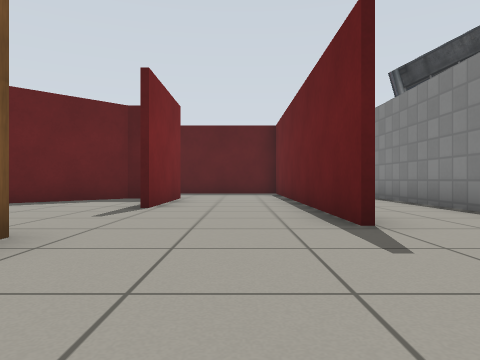
View 1 (above)

23 first-person views from a walk through a world built for the Gazebo simulator. The camera is 0.5 m above the floor, looks level and sees 70° across. The floor is counted in squares, 1 m on a side. Each view is taken from the middle of a square. On the plan, view 1 faces up. The plan holds only what a view shows up to about 9 squares ahead; the rest is blank. The place goes on beyond the plan. Gazebo's built-in surfaces are drawn with simple patterns. Simple shapes stand in for some stock models. Some surface patterns are stand-ins.

View 2
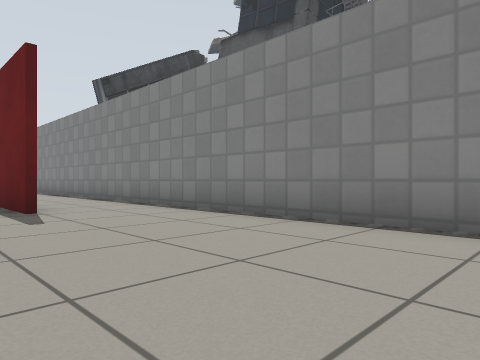

View 3
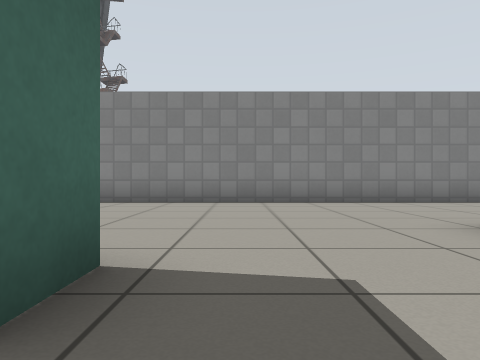

View 4
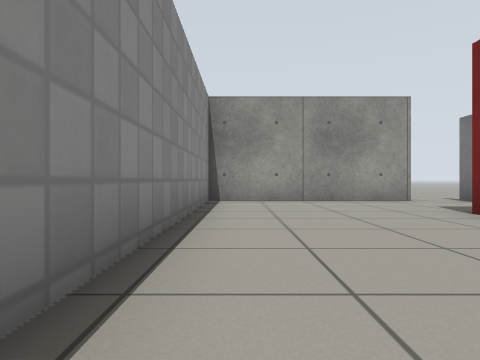

View 5
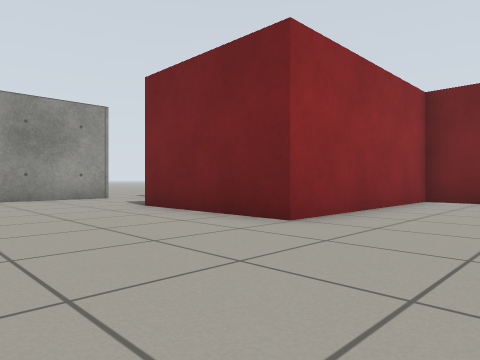

View 6
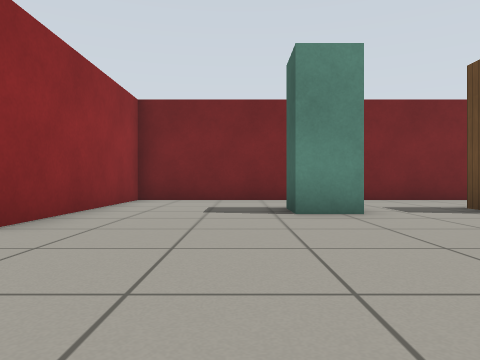

View 7
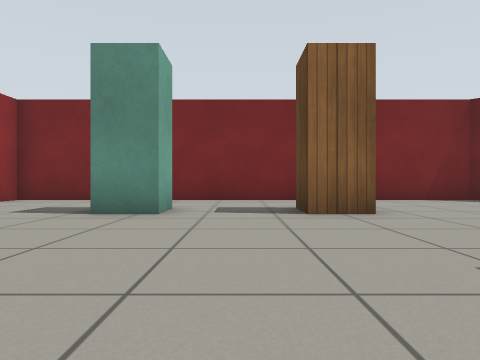

View 8
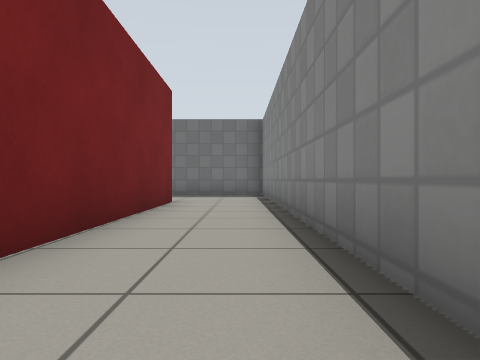

View 9
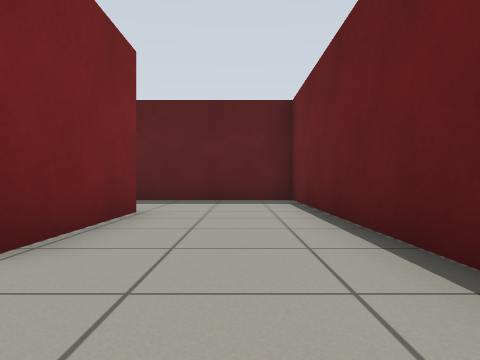

View 10
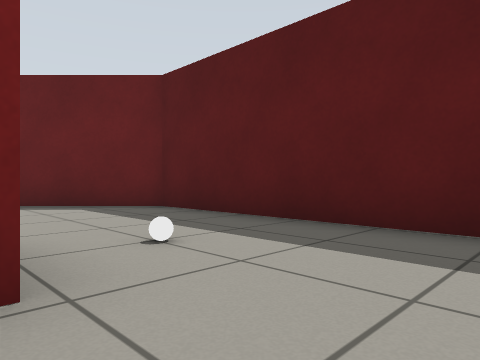

View 11
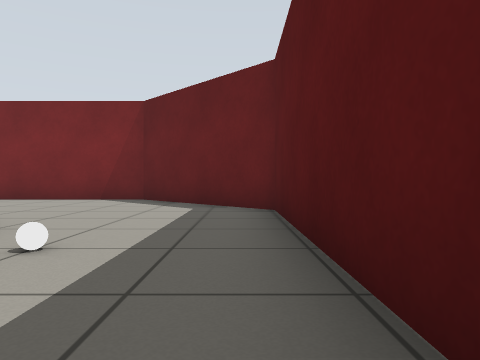

View 12
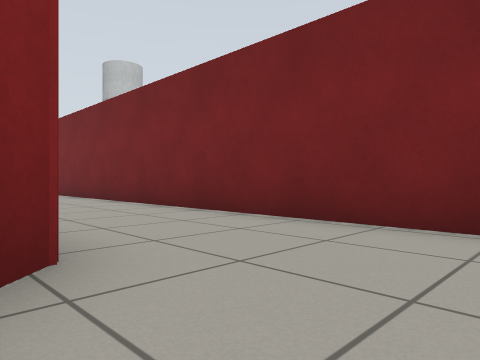

View 13
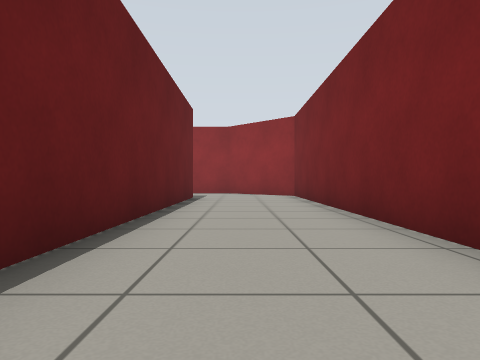

View 14
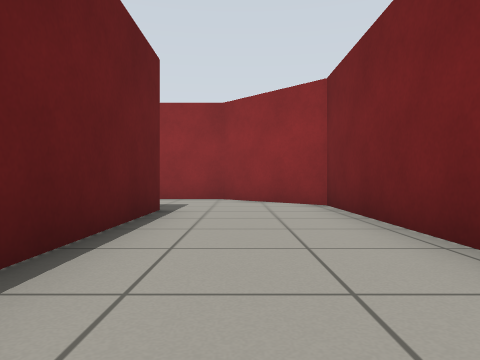

View 15
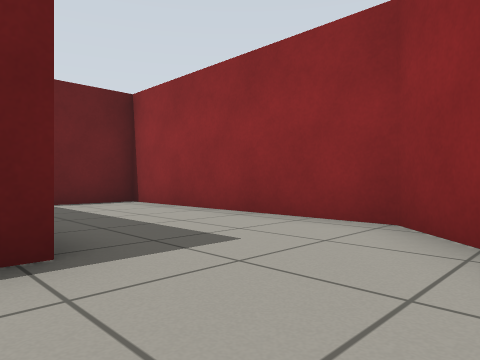

View 16
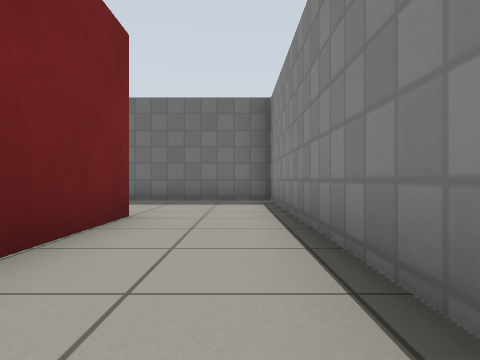

View 17
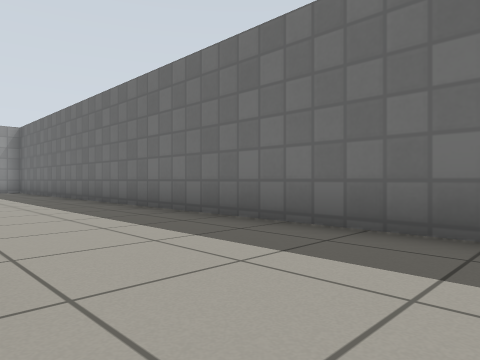

View 18
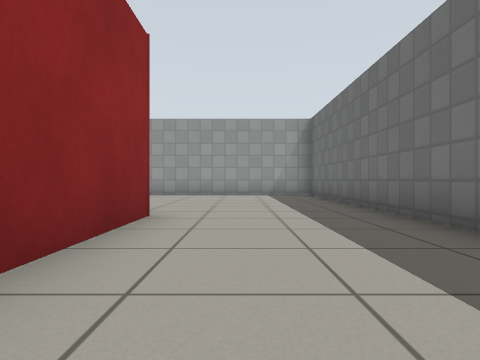

View 19
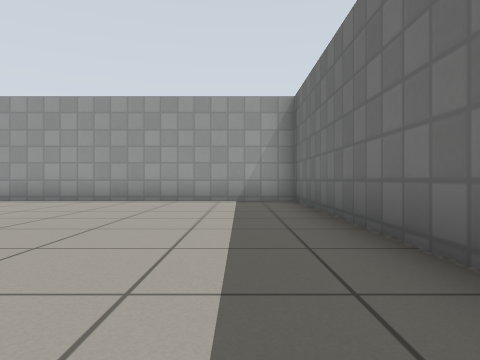

View 20
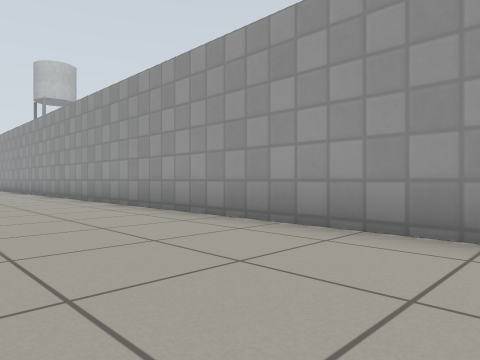

View 21
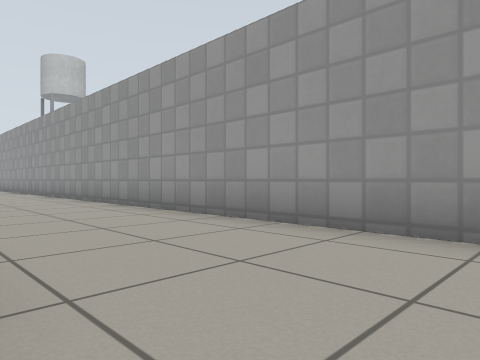

View 22
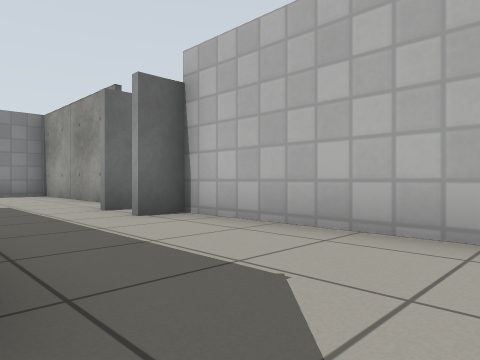

View 23
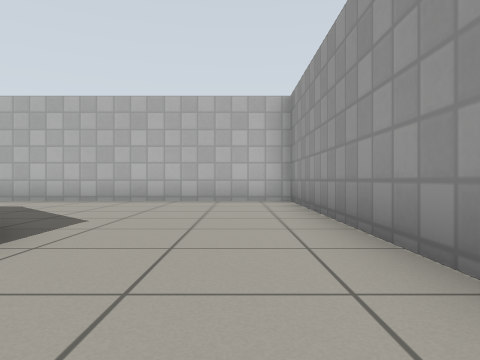

### Floor plan
Points are (right, up) in squares from view 1. A wall is a line through its corners. A room is listed if a view was taken in it or the views show most of it. See-through windows are left out.
Room 1 (views 1, 2, 3, 4, 5, 6, 7, 8, 16, 17)
walls: (-2, -0.2) (-2, -1.2) (-3, -1.2); (-2, 3) (-2, 2); (-5.5, -1.5) (-5.5, -4.5) (-0.4, -4.5) (-0.4, -8.1); (-1.1, -11.2) (3.8, -11.2) (3.8, 13.6); (1.5, 12.8) (1.5, 7.1)
ways out: opening at (-0.5, 4) to room 2; opening at (2.5, 14) to room 3; opening at (-4.5, -0.5) to room 5; opening at (-2.5, 1) to room 5; opening at (-1, -9.5)
Room 2 (views 9, 10, 11, 12, 13, 14, 15)
walls: (-5.7, 6.7) (-5.3, 7.2); (-3.2, 9) (-5.5, 6.7) (-5.5, 3.5); (-1.6, 9.4) (-1.6, 6); (1.3, 3.6) (1.3, 12.6) (-5.7, 12.6) (-8.7, 9.5) (-8.7, -5.7) (-7.4, -7.1); (-5.7, -4.8) (-5.7, 3.1)
ways out: opening at (-0.5, 4) to room 1; opening at (-4.5, 2.5) to room 5; opening at (-6, -6) to room 6
objects: white ball (-2, 11)
Room 3 (views 18, 19, 20, 21)
walls: (-5.8, 12.7) (-2.8, 12.7); (3.8, 13.6) (3.8, 16.3) (-12.2, 16.3) (-12.2, 11.6)
ways out: opening at (2.5, 14) to room 1; opening at (-10.5, 10.5) to room 4
Room 4 (views 22, 23)
walls: (-12.2, -4.6) (-12.2, -11.2) (-4.5, -11.2); (-12.2, 11.6) (-12.2, 1.5)
ways out: opening at (-10.5, 10.5) to room 3; opening at (-3.5, -9.5)
Room 5 (no view inside)
walls: (-3, -0.2) (-2, -0.2); (-2, 2) (-3.1, 2); (-5.5, 3.5) (-5.5, -1.5)
ways out: opening at (-4.5, -0.5) to room 1; opening at (-2.5, 1) to room 1; opening at (-4.5, 2.5) to room 2
Room 6 (no view inside)
walls: (-7.4, -7.1) (-6.6, -7.9) (-0.6, -7.9) (-0.6, -6.1)
ways out: opening at (-6, -6) to room 2

Positions as (right, up) in squares from view 1, and headings:
1: (0, 0), facing up
2: (0, -2), facing up-right
3: (-4, -2), facing right
4: (3, -3), facing down
5: (3, -2), facing down-left
6: (3, -2), facing left
7: (3, 1), facing left
8: (3, 5), facing up
9: (0, 4), facing up
10: (0, 9), facing up-left
11: (0, 12), facing left
12: (-5, 9), facing down-left
13: (-7, 5), facing down
14: (-7, 1), facing down
15: (-8, -4), facing down-right
16: (3, 8), facing up
17: (3, 13), facing up-left
18: (-1, 14), facing left
19: (-4, 15), facing left
20: (-9, 13), facing down-left
21: (-9, 11), facing down-left
22: (-8, -8), facing down-right
23: (-11, -3), facing down
